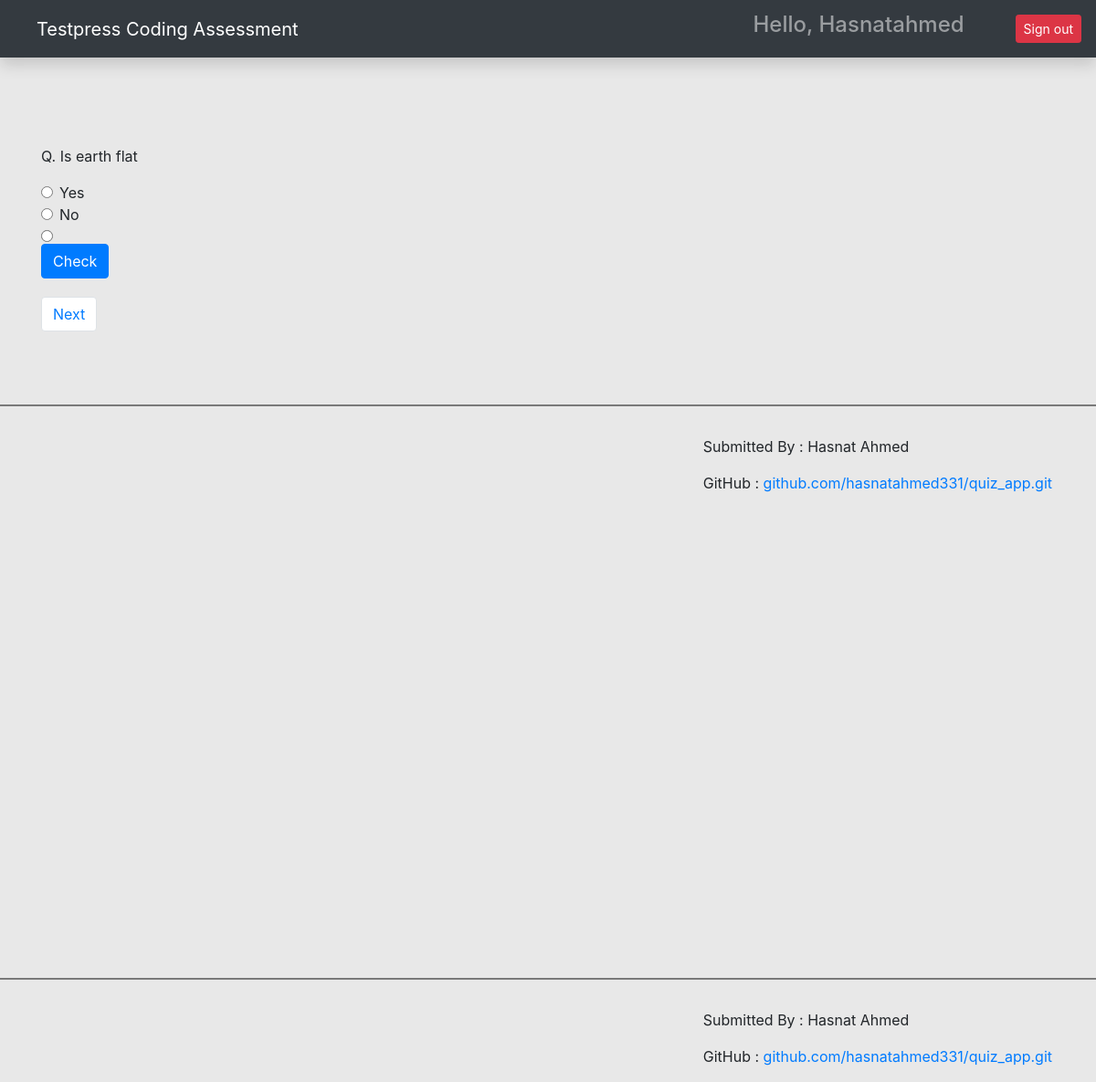
/category/3/ (signed in), run on the app's committed database.
### main/models.py (models this page shows, shortened)
class Question(models.Model):
    choice = models.ForeignKey(Category, on_delete=models.CASCADE)
    question = models.CharField(max_length=250)
    answer = models.CharField(max_length=100)
    option_one = models.CharField(max_length=100)
    option_two = models.CharField(max_length=100)
    option_three = models.CharField(max_length=100, blank=True)
    option_four = models.CharField(max_length=100, blank=True)
    created_at = models.DateTimeField(auto_now_add=True)
    updated_at = models.DateTimeField(auto_now=True)

### main/views.py (the view, shortened to what this page needs)
# urls.py: path('category/<int:pk>/', take_quiz, name='take_quiz'),
@login_required(login_url='/login/')
def take_quiz(request, pk):
    questions = Question.objects.filter(choice=pk).order_by('-created_at')
    paginator = Paginator(questions,1)
    page_number = request.GET.get('page')
    page_obj = Paginator.get_page(paginator, page_number)
    context = {'questions': questions, 'page_obj': page_obj,}
    if request.method == 'GET':
        request.session['previous_page'] = request.path_info + "?page=" + request.GET.get("page", '1')
        return render(request, 'quiz.html', context)

### main/templates/quiz.html (shortened to what this page needs)
{% extends 'base.html' %}
{% load static %}
{% block content %}
<div id="section1">
<div class="container mt-5 pt-5">
{% for question in page_obj %}
<form action="" method="post">
  <p>Q. {{question.question}}</p>
  <div class="form-check">
  <input class="form-check-input" type="radio" name="option" id="option_one" value="{{question.option_one}}">
    {{question.option_one}}
</div>
<div class="form-check">
  <input class="form-check-input" type="radio" name="option" id="option_two" value="{{question.option_two}}">
    {{question.option_two}}
</div>
<div class="form-check">
  <input class="form-check-input" type="radio" name="option" id="option_three" value="{{question.option_three}}">
</div>
<div class="form-check lower-radio">
  <input class="form-check-input" type="radio" name="option" id="option_four" value="{{question.option_four}}">
</div>
  <input class="btn btn-primary check-btn" type="submit" value="Check" id="check" onclick="displayRadioValue();"/>
</form>
</div>
{% endfor %}
<div class="container">
  <div class="pagination-btns">
    <ol class="pagination align-right mr-auto">
    {% if page_obj.has_next %}
      <li class="page-item">
        <a id="next-btn" class="page-link btn btn-success" href="?page={{ page_obj.next_page_number }}" onclick="handleNext(event)"  >Next</a>
      </li>
      {% endif %}
    </ol>
</div>
</div>
    <br><br>
<hr style="height:1px;color:gray;background-color:gray;">
<footer class="mr-lg-5 mt-3" style="float:right;">
  <p>Submitted By : Hasnat Ahmed</p>
  <p>GitHub : <a href="https://github.com/hasnatahmed331/quiz_app.git" target=_blank>github.com/hasnatahmed331/quiz_app.git</a></p>
</footer>
</div>
      <br><br><br><br><br><br>
<hr style="height:1px;color:gray;background-color:gray;">
<footer class="mr-lg-5 mt-3" style="float:right;">
  <p>Submitted By : Hasnat Ahmed</p>
  <p>GitHub : <a href="https://github.com/hasnatahmed331/quiz_app.git" target=_blank>github.com/hasnatahmed331/quiz_app.git</a></p>
</footer>
{% endblock content %}

### main/templates/base.html (shortened to what this page needs)
{% load static %}
<html lang="en">
  <head>
    <link href="{% static 'css/bootstrap.min.css'%}" rel="stylesheet" />
    <link href="{% static 'css/main.css'%}" rel="stylesheet" />
    <link
      rel="stylesheet"
      href="https://maxcdn.bootstrapcdn.com/bootstrap/4.0.0/css/bootstrap.min.css"
    />
    <link rel="stylesheet" href="{% static 'css/styles.css' %}">
  </head>
  <body>
    <nav
      class="navbar navbar-dark sticky-top bg-dark flex-md-nowrap p-0 shadow"
    >
      <a class="navbar-brand col-md-3 col-lg-2 me-0 px-3 ml-4" href="{% url 'index_page' %}"
        >Testpress Coding Assessment</a
      >
      <ul class="navbar-nav px-3" style="display: flex; flex-direction: row; align-items:center;">
      <li class="nav-item text-nowrap">
      <div href="" class="nav-link">
      <h4 class="text text-capitalize">
      Hello, {{request.user.username}}
      </h4>
      </div>
      </li>
        <li class="nav-item text-nowrap mt-3 ml-2">
          <form action="{% url 'logout' %}" method="post">
            <input class="btn btn-danger btn-sm ml-5" type="submit" value="Sign out">
          </form>
        </li>
      </ul>
    </nav>
    {% block content %}
    {% endblock content %}
  </body>
</html>

### main/static/css/styles.css (style rules this page uses)
body { overflow: hidden; background-color: #e8e8e8; }
.check-btn { margin-top: 10px; }
.pagination-btns { margin-top: 20px; }
.lower-radio { margin-bottom: 10px; }
#section1 { height: 100vh; }

### data on the page
Question: question "Is earth flat", option_one "Yes", option_two "No"

### other printed values
{{ request.user.username }} "Hasnatahmed"
